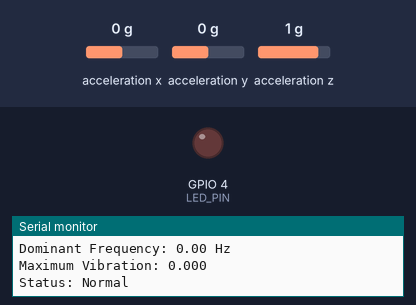
Recording of a sketch running on a simulated ESP32. Shown: output pins drawn as LEDs (lit = HIGH), the last lines printed to the serial monitor. Wiring (from diagram.json): MPU-6050 motion sensor at I2C address 0x68. The inputs (shaded band) are chosen by the test bench; at power-on: acceleration x 0 g, acceleration y 0 g, acceleration z 1 g.

Above: at 1.2 s.
1.3 s: acceleration x set to -1.4 g
At 2.8 s:
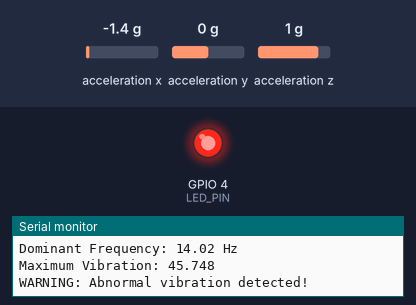
3.4 s: acceleration x set to 0 g
At 4.6 s:
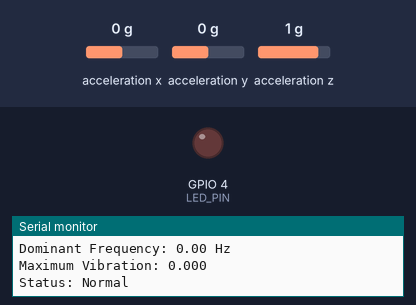
5.7 s: acceleration x set to -0.8 g
At 7.7 s:
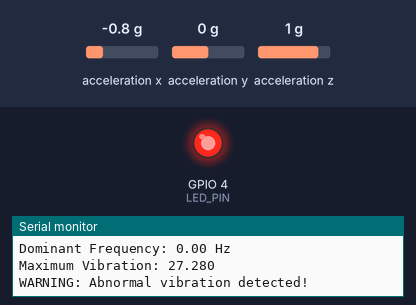
Timing chart, 0 to 9.2 s (numbered marks = the images above; inputs shaded):
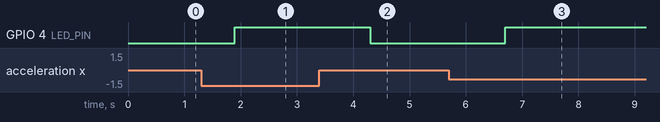

The sketch:

Wipro_module_4_files.ino
```cpp
#include <Wire.h>
#include "arduinoFFT.h"

#define MPU6050_ADDR 0x68
#define LED_PIN 4

const uint16_t samples = 64;
const double samplingFrequency = 100.0;

double vReal[samples];
double vImag[samples];

ArduinoFFT<double> FFT = ArduinoFFT<double>(
  vReal, vImag, samples, samplingFrequency
);

void setup() {
  Serial.begin(115200);

  Wire.begin(21, 22);

  pinMode(LED_PIN, OUTPUT);
  digitalWrite(LED_PIN, LOW);

  // Wake up MPU6050
  Wire.beginTransmission(MPU6050_ADDR);
  Wire.write(0x6B);
  Wire.write(0);
  Wire.endTransmission();

  Serial.println("Smart Chassis Vibration Monitor");
  Serial.println("MPU6050 initialized");
}

void loop() {

  // Collect 64 vibration samples
  for (uint16_t i = 0; i < samples; i++) {

    Wire.beginTransmission(MPU6050_ADDR);
    Wire.write(0x3B);
    Wire.endTransmission(false);

    Wire.requestFrom(MPU6050_ADDR, 6, true);

    int16_t rawX = Wire.read() << 8 | Wire.read();
    int16_t rawY = Wire.read() << 8 | Wire.read();
    int16_t rawZ = Wire.read() << 8 | Wire.read();

    float ax = rawX / 16384.0;
    float ay = rawY / 16384.0;
    float az = rawZ / 16384.0;

    // Calculate vibration level
    float vibration = sqrt(
      ax * ax +
      ay * ay +
      (az - 1.0) * (az - 1.0)
    );

    // Store vibration sample for FFT
    vReal[i] = vibration;
    vImag[i] = 0;

    delay(10);
  }

  // Perform FFT
  FFT.windowing(FFTWindow::Hamming, FFTDirection::Forward);
  FFT.compute(FFTDirection::Forward);
  FFT.complexToMagnitude();

  // Find dominant frequency
  double peakFrequency = FFT.majorPeak();

  Serial.println();
  Serial.println("----- FFT ANALYSIS -----");

  Serial.print("Dominant Frequency: ");
  Serial.print(peakFrequency, 2);
  Serial.println(" Hz");

  // Check vibration level
  double maxVibration = 0;

  for (uint16_t i = 0; i < samples; i++) {
    if (vReal[i] > maxVibration) {
      maxVibration = vReal[i];
    }
  }

  Serial.print("Maximum Vibration: ");
  Serial.println(maxVibration, 3);

  if (maxVibration > 0.15) {
    digitalWrite(LED_PIN, HIGH);
    Serial.println("WARNING: Abnormal vibration detected!");
  } else {
    digitalWrite(LED_PIN, LOW);
    Serial.println("Status: Normal");
  }

  delay(500);
}
```

Measured:
- after the input at 1.3 s, GPIO 4 (LED_PIN): LOW → HIGH after 0.60 s
- after the input at 3.4 s, GPIO 4 (LED_PIN): HIGH → LOW after 0.90 s
- after the input at 5.7 s, GPIO 4 (LED_PIN): LOW → HIGH after 1.0 s
